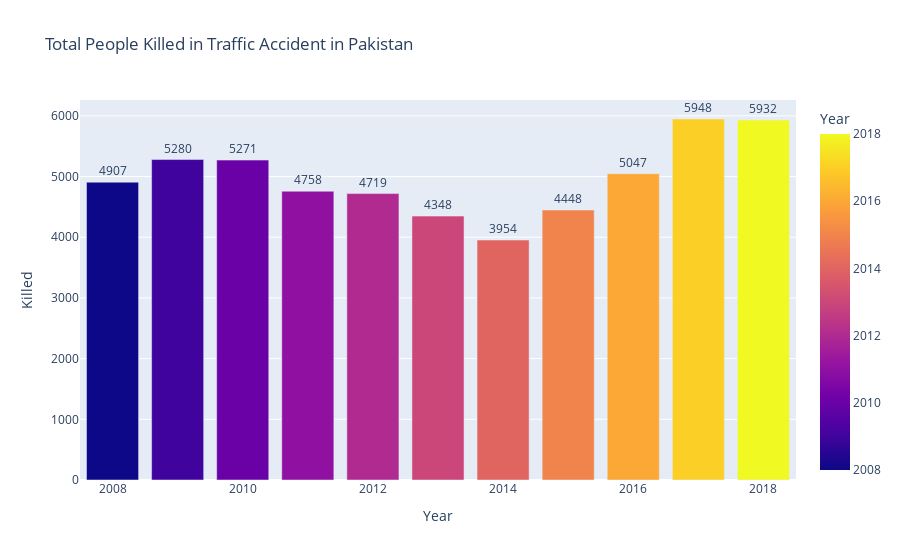

Write notebook code for a chart like this one.
### Code cell
sel=dataset[{'Year','Killed','Place'}].loc[(dataset.Place=='Pakistan')]
graph=px.bar(sel,x='Year',y='Killed',color='Year',text='Killed',title='Total People Killed in Traffic Accident in Pakistan')
graph.update_traces(texttemplate='%{text}',textposition='outside')
graph.show()

### Figure 1 — Plotly figure (JSON) as saved in the notebook; plotly's stock layout.template omitted (floating-point values rounded to 4 significant figures)
{"data": [{"alignmentgroup": "True", "hovertemplate": "Year=%{marker.color}<br>Killed=%{text}<extra></extra>", "legendgroup": "", "marker": {"color": [2008, 2009, 2010, 2011, 2012, 2013, 2014, 2015, 2016, 2017, 2018], "coloraxis": "coloraxis", "pattern": {"shape": ""}}, "name": "", "offsetgroup": "", "orientation": "v", "showlegend": false, "text": [4907, 5280, 5271, 4758, 4719, 4348, 3954, 4448, 5047, 5948, 5932], "textposition": "outside", "texttemplate": "%{text}", "type": "bar", "x": [2008, 2009, 2010, 2011, 2012, 2013, 2014, 2015, 2016, 2017, 2018], "xaxis": "x", "y": [4907, 5280, 5271, 4758, 4719, 4348, 3954, 4448, 5047, 5948, 5932], "yaxis": "y"}], "layout": {"barmode": "relative", "coloraxis": {"colorbar": {"title": {"text": "Year"}}, "colorscale": [[0, "#0d0887"], [0.1111, "#46039f"], [0.2222, "#7201a8"], [0.3333, "#9c179e"], [0.4444, "#bd3786"], [0.5556, "#d8576b"], [0.6667, "#ed7953"], [0.7778, "#fb9f3a"], [0.8889, "#fdca26"], [1, "#f0f921"]]}, "legend": {"tracegroupgap": 0}, "title": {"text": "Total People Killed in Traffic Accident in Pakistan"}, "xaxis": {"anchor": "y", "domain": [0, 1], "title": {"text": "Year"}}, "yaxis": {"anchor": "x", "domain": [0, 1], "title": {"text": "Killed"}}}}
